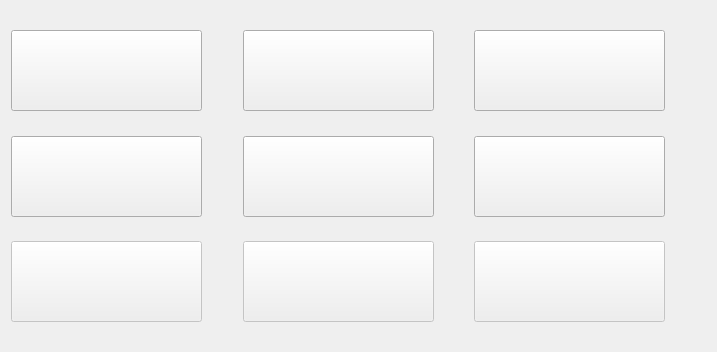
     <widget class="QWidget" name="tab_1">
      <attribute name="title">
       <string>forums</string>
      </attribute>
      <layout class="QGridLayout" name="gridLayout_5">
       <item row="0" column="0">
        <spacer name="verticalSpacer_33">
         <property name="orientation">
          <enum>Qt::Vertical</enum>
         </property>
         <property name="sizeHint" stdset="0">
          <size>
           <width>20</width>
           <height>19</height>
          </size>
         </property>
        </spacer>
       </item>
       <item row="0" column="3">
        <spacer name="verticalSpacer_36">
         <property name="orientation">
          <enum>Qt::Vertical</enum>
         </property>
         <property name="sizeHint" stdset="0">
          <size>
           <width>20</width>
           <height>19</height>
          </size>
         </property>
        </spacer>
       </item>
       <item row="0" column="5">
        <spacer name="verticalSpacer_32">
         <property name="orientation">
          <enum>Qt::Vertical</enum>
         </property>
         <property name="sizeHint" stdset="0">
          <size>
           <width>20</width>
           <height>19</height>
          </size>
         </property>
        </spacer>
       </item>
       <item row="1" column="0" colspan="2">
        <widget class="QPushButton" name="pushButton_27">
         <property name="sizePolicy">
          <sizepolicy hsizetype="Minimum" vsizetype="Minimum">
           <horstretch>0</horstretch>
           <verstretch>0</verstretch>
          </sizepolicy>
         </property>
         <property name="minimumSize">
          <size>
           <width>191</width>
           <height>81</height>
          </size>
         </property>
         <property name="maximumSize">
          <size>
           <width>191</width>
           <height>81</height>
          </size>
         </property>
         <property name="layoutDirection">
          <enum>Qt::LeftToRight</enum>
         </property>
         <property name="autoFillBackground">
          <bool>false</bool>
         </property>
         <property name="text">
          <string/>
         </property>
         <property name="icon">
          <iconset resource="../bitcoin.qrc">
           <normaloff>:/images/forum</normaloff>:/images/forum</iconset>
         </property>
         <property name="iconSize">
          <size>
           <width>191</width>
           <height>81</height>
          </size>
         </property>
        </widget>
       </item>
       <item row="1" column="3">
        <widget class="QPushButton" name="pushButton_34">
         <property name="sizePolicy">
          <sizepolicy hsizetype="Minimum" vsizetype="Minimum">
           <horstretch>0</horstretch>
           <verstretch>0</verstretch>
          </sizepolicy>
         </property>
         <property name="minimumSize">
          <size>
           <width>191</width>
           <height>81</height>
          </size>
         </property>
         <property name="maximumSize">
          <size>
           <width>191</width>
           <height>81</height>
          </size>
         </property>
         <property name="layoutDirection">
          <enum>Qt::LeftToRight</enum>
         </property>
         <property name="autoFillBackground">
          <bool>false</bool>
         </property>
         <property name="text">
          <string/>
         </property>
         <property name="icon">
          <iconset resource="../bitcoin.qrc">
           <normaloff>:/images/backg</normaloff>:/images/backg</iconset>
         </property>
         <property name="iconSize">
          <size>
           <width>191</width>
           <height>81</height>
          </size>
         </property>
        </widget>
       </item>
       <item row="1" column="4">
        <spacer name="horizontalSpacer_30">
         <property name="orientation">
          <enum>Qt::Horizontal</enum>
         </property>
         <property name="sizeHint" stdset="0">
          <size>
           <width>34</width>
           <height>20</height>
          </size>
         </property>
        </spacer>
       </item>
       <item row="1" column="5">
        <widget class="QPushButton" name="pushButton_30">
         <property name="sizePolicy">
          <sizepolicy hsizetype="Minimum" vsizetype="Minimum">
           <horstretch>0</horstretch>
           <verstretch>0</verstretch>
          </sizepolicy>
         </property>
         <property name="minimumSize">
          <size>
           <width>191</width>
           <height>81</height>
          </size>
         </property>
         <property name="maximumSize">
          <size>
           <width>191</width>
           <height>81</height>
          </size>
         </property>
         <property name="layoutDirection">
          <enum>Qt::LeftToRight</enum>
         </property>
         <property name="autoFillBackground">
          <bool>false</bool>
         </property>
         <property name="text">
          <string/>
         </property>
         <property name="icon">
          <iconset resource="../bitcoin.qrc">
           <normaloff>:/images/block</normaloff>:/images/block</iconset>
         </property>
         <property name="iconSize">
          <size>
           <width>191</width>
           <height>81</height>
          </size>
         </property>
        </widget>
       </item>
       <item row="1" column="6">
        <spacer name="horizontalSpacer_27">
         <property name="orientation">
          <enum>Qt::Horizontal</enum>
         </property>
         <property name="sizeHint" stdset="0">
          <size>
           <width>41</width>
           <height>20</height>
          </size>
         </property>
        </spacer>
       </item>
       <item row="2" column="1">
        <spacer name="verticalSpacer_34">
         <property name="orientation">
          <enum>Qt::Vertical</enum>
         </property>
         <property name="sizeHint" stdset="0">
          <size>
           <width>20</width>
           <height>19</height>
          </size>
         </property>
        </spacer>
       </item>
       <item row="2" column="3">
        <spacer name="verticalSpacer_31">
         <property name="orientation">
          <enum>Qt::Vertical</enum>
         </property>
         <property name="sizeHint" stdset="0">
          <size>
           <width>20</width>
           <height>19</height>
          </size>
         </property>
        </spacer>
       </item>
       <item row="2" column="5">
        <spacer name="verticalSpacer_44">
         <property name="orientation">
          <enum>Qt::Vertical</enum>
         </property>
         <property name="sizeHint" stdset="0">
          <size>
           <width>20</width>
           <height>19</height>
          </size>
         </property>
        </spacer>
       </item>
       <item row="3" column="0" colspan="2">
        <widget class="QPushButton" name="pushButton_28">
         <property name="enabled">
          <bool>true</bool>
         </property>
         <property name="sizePolicy">
          <sizepolicy hsizetype="Minimum" vsizetype="Minimum">
           <horstretch>0</horstretch>
           <verstretch>0</verstretch>
          </sizepolicy>
         </property>
         <property name="minimumSize">
          <size>
           <width>191</width>
           <height>81</height>
          </size>
         </property>
         <property name="maximumSize">
          <size>
           <width>191</width>
           <height>81</height>
          </size>
         </property>
         <property name="layoutDirection">
          <enum>Qt::LeftToRight</enum>
         </property>
         <property name="autoFillBackground">
          <bool>false</bool>
         </property>
         <property name="text">
          <string/>
         </property>
         <property name="icon">
          <iconset resource="../bitcoin.qrc">
           <normaloff>:/images/lotto</normaloff>:/images/lotto</iconset>
         </property>
         <property name="iconSize">
          <size>
           <width>191</width>
           <height>81</height>
          </size>
         </property>
        </widget>
       </item>
       <item row="3" column="2">
        <spacer name="horizontalSpacer_32">
         <property name="orientation">
          <enum>Qt::Horizontal</enum>
         </property>
         <property name="sizeHint" stdset="0">
          <size>
           <width>35</width>
           <height>20</height>
          </size>
         </property>
        </spacer>
       </item>
       <item row="3" column="3">
        <widget class="QPushButton" name="pushButton_29">
         <property name="enabled">
          <bool>true</bool>
         </property>
         <property name="sizePolicy">
          <sizepolicy hsizetype="Minimum" vsizetype="Minimum">
           <horstretch>0</horstretch>
           <verstretch>0</verstretch>
          </sizepolicy>
         </property>
         <property name="minimumSize">
          <size>
           <width>191</width>
           <height>81</height>
          </size>
         </property>
         <property name="maximumSize">
          <size>
           <width>191</width>
           <height>81</height>
          </size>
         </property>
         <property name="layoutDirection">
          <enum>Qt::LeftToRight</enum>
         </property>
         <property name="autoFillBackground">
          <bool>false</bool>
         </property>
         <property name="text">
          <string/>
         </property>
         <property name="icon">
          <iconset resource="../bitcoin.qrc">
           <normaloff>:/images/ecasino</normaloff>:/images/ecasino</iconset>
         </property>
         <property name="iconSize">
          <size>
           <width>191</width>
           <height>81</height>
          </size>
         </property>
        </widget>
       </item>
       <item row="3" column="4">
        <spacer name="horizontalSpacer_35">
         <property name="orientation">
          <enum>Qt::Horizontal</enum>
         </property>
         <property name="sizeHint" stdset="0">
          <size>
           <width>34</width>
           <height>20</height>
          </size>
         </property>
        </spacer>
       </item>
       <item row="3" column="5">
        <widget class="QPushButton" name="pushButton_35">
         <property name="enabled">
          <bool>true</bool>
         </property>
         <property name="sizePolicy">
          <sizepolicy hsizetype="Minimum" vsizetype="Minimum">
           <horstretch>0</horstretch>
           <verstretch>0</verstretch>
          </sizepolicy>
         </property>
         <property name="minimumSize">
          <size>
           <width>191</width>
           <height>81</height>
          </size>
         </property>
         <property name="maximumSize">
          <size>
           <width>191</width>
           <height>81</height>
          </size>
         </property>
         <property name="layoutDirection">
          <enum>Qt::LeftToRight</enum>
         </property>
         <property name="autoFillBackground">
          <bool>false</bool>
         </property>
         <property name="text">
          <string/>
         </property>
         <property name="icon">
          <iconset resource="../bitcoin.qrc">
           <normaloff>:/images/paper</normaloff>:/images/paper</iconset>
         </property>
         <property name="iconSize">
          <size>
           <width>191</width>
           <height>81</height>
          </size>
         </property>
        </widget>
       </item>
       <item row="3" column="6">
        <spacer name="horizontalSpacer_29">
         <property name="orientation">
          <enum>Qt::Horizontal</enum>
         </property>
         <property name="sizeHint" stdset="0">
          <size>
           <width>41</width>
           <height>20</height>
          </size>
         </property>
        </spacer>
       </item>
       <item row="4" column="1">
        <spacer name="verticalSpacer_45">
         <property name="orientation">
          <enum>Qt::Vertical</enum>
         </property>
         <property name="sizeHint" stdset="0">
          <size>
           <width>20</width>
           <height>18</height>
          </size>
         </property>
        </spacer>
       </item>
       <item row="4" column="3">
        <spacer name="verticalSpacer_35">
         <property name="orientation">
          <enum>Qt::Vertical</enum>
         </property>
         <property name="sizeHint" stdset="0">
          <size>
           <width>20</width>
           <height>18</height>
          </size>
         </property>
        </spacer>
       </item>
       <item row="4" column="5">
        <spacer name="verticalSpacer_42">
         <property name="orientation">
          <enum>Qt::Vertical</enum>
         </property>
         <property name="sizeHint" stdset="0">
          <size>
           <width>20</width>
           <height>18</height>
          </size>
         </property>
        </spacer>
       </item>
       <item row="5" column="0" colspan="2">
        <widget class="QPushButton" name="pushButton_31">
         <property name="enabled">
          <bool>false</bool>
         </property>
         <property name="sizePolicy">
          <sizepolicy hsizetype="Minimum" vsizetype="Minimum">
           <horstretch>0</horstretch>
           <verstretch>0</verstretch>
          </sizepolicy>
         </property>
         <property name="minimumSize">
          <size>
           <width>191</width>
           <height>81</height>
          </size>
         </property>
         <property name="maximumSize">
          <size>
           <width>191</width>
           <height>81</height>
          </size>
         </property>
         <property name="layoutDirection">
          <enum>Qt::LeftToRight</enum>
         </property>
         <property name="autoFillBackground">
          <bool>false</bool>
         </property>
         <property name="text">
          <string/>
         </property>
         <property name="icon">
          <iconset resource="../bitcoin.qrc">
           <normaloff>:/images/tuffwraps</normaloff>:/images/tuffwraps</iconset>
         </property>
         <property name="iconSize">
          <size>
           <width>191</width>
           <height>81</height>
          </size>
         </property>
        </widget>
       </item>
       <item row="5" column="2">
        <spacer name="horizontalSpacer_26">
         <property name="orientation">
          <enum>Qt::Horizontal</enum>
         </property>
         <property name="sizeHint" stdset="0">
          <size>
           <width>35</width>
           <height>20</height>
          </size>
         </property>
        </spacer>
       </item>
       <item row="5" column="3">
        <widget class="QPushButton" name="pushButton_33">
         <property name="enabled">
          <bool>false</bool>
         </property>
         <property name="sizePolicy">
          <sizepolicy hsizetype="Minimum" vsizetype="Minimum">
           <horstretch>0</horstretch>
           <verstretch>0</verstretch>
          </sizepolicy>
         </property>
         <property name="minimumSize">
          <size>
           <width>191</width>
           <height>81</height>
          </size>
         </property>
         <property name="maximumSize">
          <size>
           <width>191</width>
           <height>81</height>
          </size>
         </property>
         <property name="layoutDirection">
          <enum>Qt::LeftToRight</enum>
         </property>
         <property name="autoFillBackground">
          <bool>false</bool>
         </property>
         <property name="text">
          <string/>
         </property>
         <property name="icon">
          <iconset resource="../bitcoin.qrc">
           <normaloff>:/images/tuffwraps</normaloff>:/images/tuffwraps</iconset>
         </property>
         <property name="iconSize">
          <size>
           <width>191</width>
           <height>81</height>
          </size>
         </property>
        </widget>
       </item>
       <item row="1" column="2">
        <spacer name="horizontalSpacer_36">
         <property name="orientation">
          <enum>Qt::Horizontal</enum>
         </property>
         <property name="sizeHint" stdset="0">
          <size>
           <width>35</width>
           <height>20</height>
          </size>
         </property>
        </spacer>
       </item>
       <item row="5" column="5">
        <widget class="QPushButton" name="pushButton_32">
         <property name="enabled">
          <bool>false</bool>
         </property>
         <property name="sizePolicy">
          <sizepolicy hsizetype="Minimum" vsizetype="Minimum">
           <horstretch>0</horstretch>
           <verstretch>0</verstretch>
          </sizepolicy>
         </property>
         <property name="minimumSize">
          <size>
           <width>191</width>
           <height>81</height>
          </size>
         </property>
         <property name="maximumSize">
          <size>
           <width>191</width>
           <height>81</height>
          </size>
         </property>
         <property name="layoutDirection">
          <enum>Qt::LeftToRight</enum>
         </property>
         <property name="autoFillBackground">
          <bool>false</bool>
         </property>
         <property name="text">
          <string/>
         </property>
         <property name="icon">
          <iconset resource="../bitcoin.qrc">
           <normaloff>:/images/tuffwraps</normaloff>:/images/tuffwraps</iconset>
         </property>
         <property name="iconSize">
          <size>
           <width>191</width>
           <height>81</height>
          </size>
         </property>
        </widget>
       </item>
       <item row="5" column="4">
        <spacer name="horizontalSpacer_34">
         <property name="orientation">
          <enum>Qt::Horizontal</enum>
         </property>
         <property name="sizeHint" stdset="0">
          <size>
           <width>34</width>
           <height>20</height>
          </size>
         </property>
        </spacer>
       </item>
       <item row="5" column="6">
        <spacer name="horizontalSpacer_33">
         <property name="orientation">
          <enum>Qt::Horizontal</enum>
         </property>
         <property name="sizeHint" stdset="0">
          <size>
           <width>41</width>
           <height>20</height>
          </size>
         </property>
        </spacer>
       </item>
       <item row="6" column="1">
        <spacer name="verticalSpacer_40">
         <property name="orientation">
          <enum>Qt::Vertical</enum>
         </property>
         <property name="sizeHint" stdset="0">
          <size>
           <width>20</width>
           <height>19</height>
          </size>
         </property>
        </spacer>
       </item>
       <item row="6" column="3">
        <spacer name="verticalSpacer_39">
         <property name="orientation">
          <enum>Qt::Vertical</enum>
         </property>
         <property name="sizeHint" stdset="0">
          <size>
           <width>20</width>
           <height>19</height>
          </size>
         </property>
        </spacer>
       </item>
       <item row="6" column="5">
        <spacer name="verticalSpacer_37">
         <property name="orientation">
          <enum>Qt::Vertical</enum>
         </property>
         <property name="sizeHint" stdset="0">
          <size>
           <width>20</width>
           <height>19</height>
          </size>
         </property>
        </spacer>
       </item>
      </layout>
     </widget>
